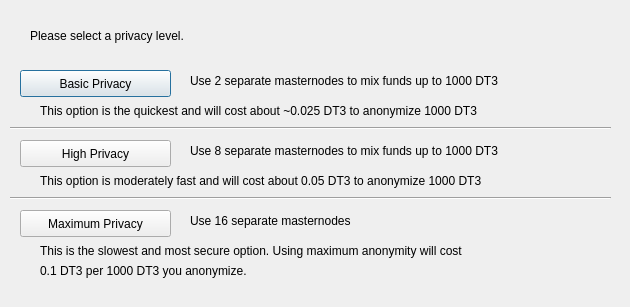
<?xml version="1.0" encoding="UTF-8"?>
<ui version="4.0">
 <class>DarksendConfig</class>
 <widget class="QDialog" name="DarksendConfig">
  <property name="geometry">
   <rect>
    <x>0</x>
    <y>0</y>
    <width>630</width>
    <height>307</height>
   </rect>
  </property>
  <property name="windowTitle">
   <string>Configure PrivateSend</string>
  </property>
  <widget class="QPushButton" name="buttonBasic">
   <property name="geometry">
    <rect>
     <x>20</x>
     <y>70</y>
     <width>151</width>
     <height>27</height>
    </rect>
   </property>
   <property name="text">
    <string>Basic Privacy</string>
   </property>
  </widget>
  <widget class="QPushButton" name="buttonHigh">
   <property name="geometry">
    <rect>
     <x>20</x>
     <y>140</y>
     <width>151</width>
     <height>27</height>
    </rect>
   </property>
   <property name="text">
    <string>High Privacy</string>
   </property>
  </widget>
  <widget class="QPushButton" name="buttonMax">
   <property name="geometry">
    <rect>
     <x>20</x>
     <y>210</y>
     <width>151</width>
     <height>27</height>
    </rect>
   </property>
   <property name="text">
    <string>Maximum Privacy</string>
   </property>
  </widget>
  <widget class="QLabel" name="label">
   <property name="geometry">
    <rect>
     <x>30</x>
     <y>20</y>
     <width>571</width>
     <height>31</height>
    </rect>
   </property>
   <property name="text">
    <string>Please select a privacy level.</string>
   </property>
  </widget>
  <widget class="QLabel" name="label_2">
   <property name="geometry">
    <rect>
     <x>190</x>
     <y>70</y>
     <width>421</width>
     <height>21</height>
    </rect>
   </property>
   <property name="text">
    <string>Use 2 separate masternodes to mix funds up to 1000 DT3</string>
   </property>
  </widget>
  <widget class="QLabel" name="label_3">
   <property name="geometry">
    <rect>
     <x>190</x>
     <y>140</y>
     <width>411</width>
     <height>21</height>
    </rect>
   </property>
   <property name="text">
    <string>Use 8 separate masternodes to mix funds up to 1000 DT3</string>
   </property>
  </widget>
  <widget class="QLabel" name="label_4">
   <property name="geometry">
    <rect>
     <x>190</x>
     <y>210</y>
     <width>421</width>
     <height>21</height>
    </rect>
   </property>
   <property name="text">
    <string>Use 16 separate masternodes</string>
   </property>
  </widget>
  <widget class="QLabel" name="label_6">
   <property name="geometry">
    <rect>
     <x>40</x>
     <y>100</y>
     <width>561</width>
     <height>21</height>
    </rect>
   </property>
   <property name="text">
    <string>This option is the quickest and will cost about ~0.025 DT3 to anonymize 1000 DT3</string>
   </property>
  </widget>
  <widget class="QLabel" name="label_7">
   <property name="geometry">
    <rect>
     <x>40</x>
     <y>170</y>
     <width>561</width>
     <height>21</height>
    </rect>
   </property>
   <property name="text">
    <string>This option is moderately fast and will cost about 0.05 DT3 to anonymize 1000 DT3</string>
   </property>
  </widget>
  <widget class="QLabel" name="label_8">
   <property name="geometry">
    <rect>
     <x>40</x>
     <y>240</y>
     <width>561</width>
     <height>21</height>
    </rect>
   </property>
   <property name="text">
    <string>This is the slowest and most secure option. Using maximum anonymity will cost</string>
   </property>
  </widget>
  <widget class="QLabel" name="label_9">
   <property name="geometry">
    <rect>
     <x>40</x>
     <y>260</y>
     <width>561</width>
     <height>21</height>
    </rect>
   </property>
   <property name="text">
    <string>0.1 DT3 per 1000 DT3 you anonymize.</string>
   </property>
  </widget>
  <widget class="Line" name="line">
   <property name="geometry">
    <rect>
     <x>10</x>
     <y>120</y>
     <width>601</width>
     <height>16</height>
    </rect>
   </property>
   <property name="orientation">
    <enum>Qt::Horizontal</enum>
   </property>
  </widget>
  <widget class="Line" name="line_2">
   <property name="geometry">
    <rect>
     <x>10</x>
     <y>190</y>
     <width>601</width>
     <height>16</height>
    </rect>
   </property>
   <property name="orientation">
    <enum>Qt::Horizontal</enum>
   </property>
  </widget>
 </widget>
 <resources/>
 <connections/>
</ui>
